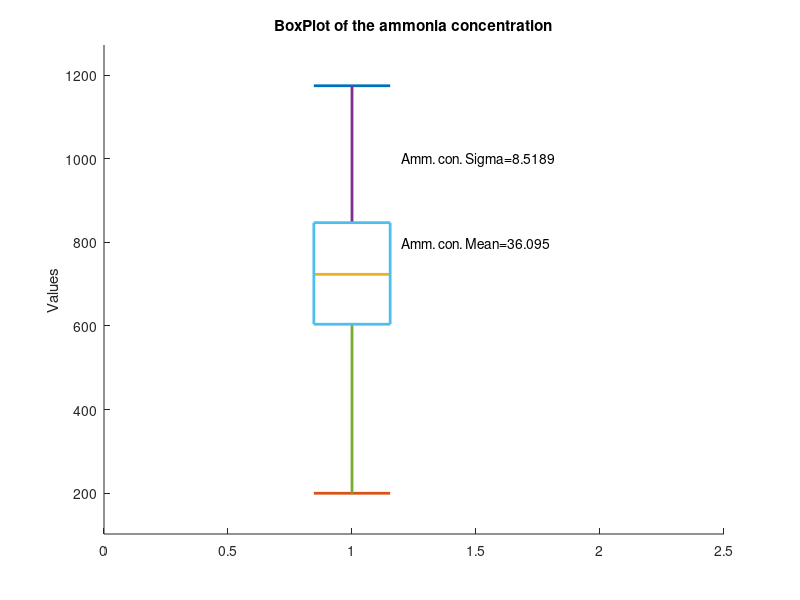
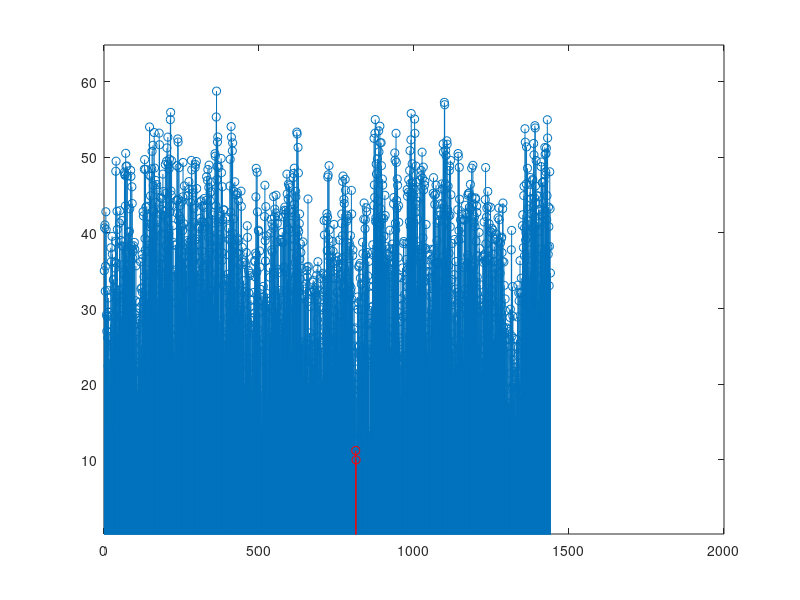
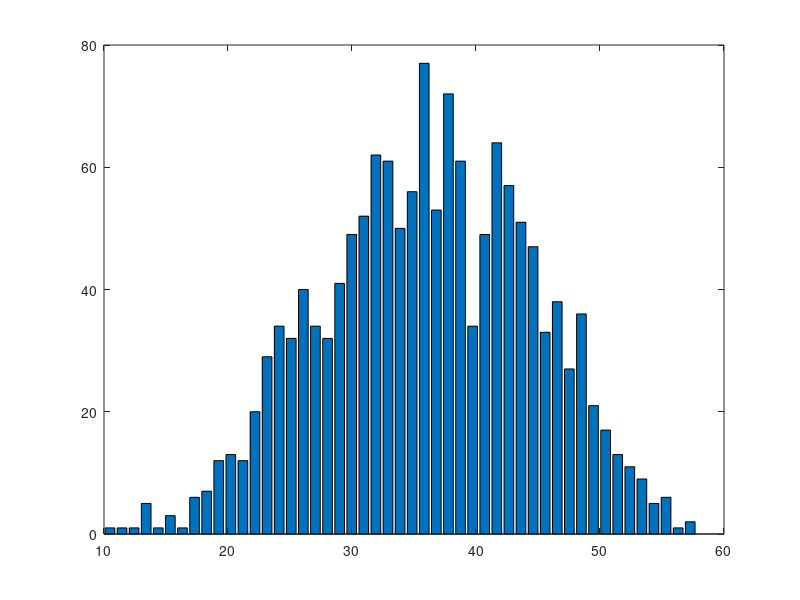
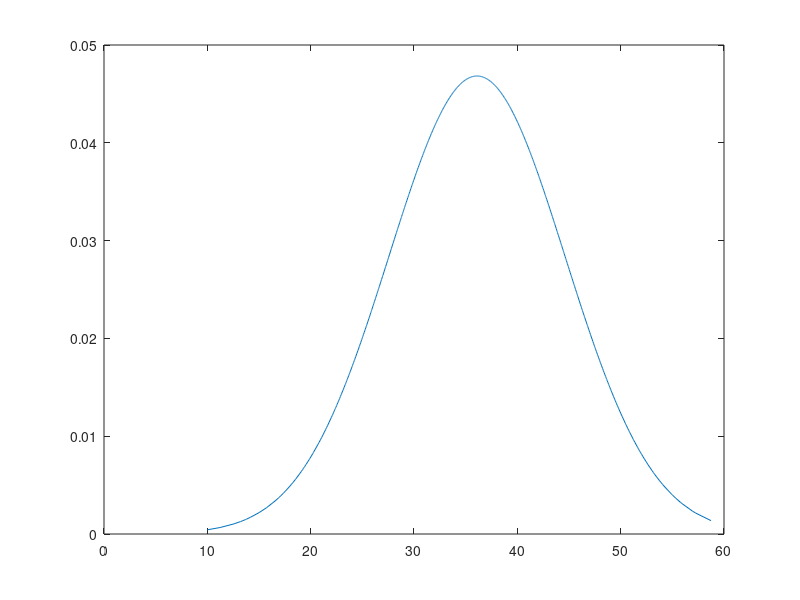

Write MATLAB code to recreate these figures, in order.
%% Lab3 - 201401222 - 201401409
% Load data_lab3.mat. ‘ammonia_concentration’ provides the ammonia 
% concentration values (in mg/L) from a water treatment plant during a certain period. 
%%  Problem 1
% Suppose you are asked to assume that this data is normally distributed.
% How will you confirm/reject this assumption using boxplots, histograms and 
% estimated data statistics (mean, standard deviation etc.). 
% You should explicitly list the features/aspects that you considered in order to arrive at your answer. 
%%
% Answer :
% After plotting boxplot, histogram and calculating mean and standard deviation,
% we've come to a conclusion that this data is approximately normally distributed.
% Further details are given below the figures.

close all;
clear;
load('data_lab3.mat');

dataset=ammonia_concentration;
% sorting the data for getting the values of Q1, Q2, Q3.
sorted=sort(dataset);
len=size(sorted,1);
Q1d1=sorted(floor(len*0.25))
Q2d1=sorted(floor(len*0.50))
Q3d1=sorted(floor(len*0.75))
myboxplot1=[min(dataset) Q1d1 Q2d1 Q3d1 max(dataset)];

draw_data=[myboxplot1*20];
draw_data=draw_data';

n = size(draw_data, 2);
unit = (1-1/(1+n))/(1+9/(4)) ;
figure;    
hold on;       
for i = 1:n
    arr = draw_data(:,i);
    plot([i-unit, i+unit], [arr(5), arr(5)], 'LineWidth', 2);
    plot([i-unit, i+unit], [arr(1), arr(1)], 'LineWidth', 2);
    plot([i-unit, i+unit], [arr(3), arr(3)], 'LineWidth', 2);
    plot([i, i], [arr(5), arr(4)], 'LineWidth', 2);
    plot([i, i], [arr(2), arr(1)], 'LineWidth', 2);
    plot([i-unit, i+unit, i+unit, i-unit, i-unit], [arr(2), arr(2), arr(4), arr(4), arr(2)], 'LineWidth', 2);
end
diff=max(max(draw_data))- min(min(draw_data));
%For representing the data nicely
ylim([min(min(draw_data))-(diff)/10  max(max(draw_data))+diff/10]);

ylabel('Values')

title('BoxPlot of the ammonia concentration')
xlim([0 2.5])
str=strcat('Amm. con. Mean= ',num2str(mean(dataset)));
text(1.2,800,str)
str=strcat('Amm. con. Sigma= ',num2str(std(dataset)));
text(1.2,1000,str)
pause
%%
% From the plot we can see that in SAM data third quartile 
% is closer to median as compared to first quartile. 
% Whereas in SAM data, meadin lies approximately at the same distance from first and third quartiles.
% So, we can say that in SAM there is less variation copared to ACR.
% This is justified because in method one the Observed had to choose between 5 discrete values.
% And in the second method user was free to choose between 100 different
% choices (Still discrete but more "continuos" in nature). As one can
% argue that we have given average of 29 different users in ACR that is why
% Our given data was continuous in nature (from 1 to 5 floating point
% value). But the data inhereatantly was continuous before so, its effect has
% to reflect in the average.
% Now, we can also make another mathmatical argument that in the second case there were more number of observers
% so, the graph becomes more clear. Because After taking infinte number of observers we can find the exact value of the
% ACR or SAM analysis (The method themselves depend on the user, that's
% anothe issue).
% This shows that there is a
% bit uniformity in variation in SAMVIQ. Variation in ACR is more than
% that in SAMVIQ. ACR is observed by lesser number of observers as 
% compared to SAMVIQ. This means that there are more data sets to work 
% on for SAMVIQ. ACR exhibits higher variability around median. Also, 
% as number of data set increases, more and more proportion of data will be 
% concentrated about median or in other words median will be closer to mean.
%% Problem 2
% Which of the two, ACR or SAMVIQ, leads to mathematical outliers 
% (assume points beyond Q3 + w*IQR or Q1 - w*IQR with w = 1.5, 
% as mathematical outliers)? Any reason(s)? 
%%

%% 
% Answer:2
% There was more skewness in the ACR dataset, there are more chances of
% getting outliers in it.
% The data was somewhat aligned to the meadian in the SAM data. So the
% chances here are low.
% Ideally, both of the above inferences should not be made. Because we don't know about the data for now.
% After plotting histogram (In the C part), we can make some arguments
% about this question.ata
% Visualizing the outliers in the ACR dataset
IQR1=Q3d1-Q1d1
w=1.5;

outliers_left1= (dataset<= Q1d1 -w*IQR1);
outliers_right1=(dataset >= Q3d1 + w*IQR1);
outliers1=(outliers_left1 | outliers_right1);
outliers_data1=zeros(size(dataset));
for i=1:size(dataset,1)
    if(outliers1(i)==1)
        outliers_data1(i)=dataset(i);
    end
end
figure;
stem(dataset)
hold on
stem(outliers_data1,'ro')
%legend('Normal data','Outliers')
diff=max(max(dataset)) -min(min(dataset));
%For representing the data nicely
ylim([0.2 max(max(dataset))+diff/8 ])
%title('Outlier Analysis ACR')
%% 
% We got two outliers in the ACR data. But the inference was a long shot.
%% 
% Visualizing the outliers in the SAM dataset
%% 
% We got no outliers in the SAM data. But the inference was a long shot.

%% Problem 3
% Plot the histograms for the two cases (label the axes clearly). 
% Describe the skewness of the two histograms. 
% Can we comment on skewness without plotting the histogram?
%% 
% Histogram of the ACR dataset
data=ammonia_concentration;
bins=50;
histArr=zeros(1,bins);
min1=min(min(data));
max1=max(max(data));
diff=(max1-min1)/bins;
values=min1+diff/2:diff:max1-diff/2;
for i=1:size(data,1)
    for j=1:bins
        if(data(i,1)>=min1+(j-1)*diff & data(i,1) < min1+j*diff)
            histArr(j) =histArr(j) + 1; 
            break;
        end
    end
end
figure;
bar(values,histArr);
mu=mean(data);
sigma=std(data);
%normal_curve=zeros(size(data));
%for i=1:size(data,1)ata
%    normal-curve(i)=exp(-(data-))
%end
dd=sort(data)
normal_curve=exp(-((dd-mu).^2)/(2*sigma*sigma)) ./(sigma*((2*pi)^(0.5)));
%hold on
figure
plot(dd,normal_curve)
%q2
data=ammonia_concentration;
gt_40=sum(data>40);
per_40=gt_40/size(data,1)

(40-mu)/sigma
% referring from the normal distribution table table 
1-0.67
data=score_natural_model;
mu2=mean(data)
sigma2=std(data)
dd=sort(data)
min1=min(min(data))
max1=max(max(data))
figure
normal_curve=exp(-((dd-mu2).^2)/(2*sigma2*sigma2)) ./(sigma2*((2*pi)^(0.5)));
plot(dd,normal_curve,'lineWidth',3)


data2=score_test

data(data<0)
%only one values is negative and that too is very small ~ zero.
% that's why we are taking absolute values
data=abs(data);

figure;
%rayleigh
sigma2=0.6451;
rayleigh_curve=(dd./(sigma2*sigma2)).*(exp(-(dd.*dd)./(2*sigma2*sigma2)));
plot(dd,rayleigh_curve,'lineWidth',3)






%%
% From the plot we can see that in SAM data third quartile 
% is closer to median as compared to first quartile. 
% Whereas in SAM data, meadin lies approximately at the same distance from first and third quartiles.
% So, we can say that in SAM there is less variation copared to ACR.
% This is justified because in method one the Observed had to choose between 5 discrete values.
% And in the second method user was free to choose between 100 different
% choices (Still discrete but more "continuos" in nature). As one can
% argue that we have given average of 29 different users in ACR that is why
% Our given data was continuous in nature (from 1 to 5 floating point
% value). But the data inhereatantly was continuous before so, its effect has
% to reflect in the average.
% Now, we can also make another mathmatical argument that in the second case there were more number of observers
% so, the graph becomes more clear. Because After taking infinte number of observers we can find the exact value of the
% ACR or SAM analysis (The method themselves depend on the user, that's
% anothe issue).
% This shows that there is a
% bit uniformity in variation in SAMVIQ. Variation in ACR is more than
% that in SAMVIQ. ACR is observed by lesser number of observers as 
% compared to SAMVIQ. This means that there are more data sets to work 
% on for SAMVIQ. ACR exhibits higher variability around median. Also, 
% as number of data set increases, more and more proportion of data will be 
% concentrated about median or in other words median will be closer to mean.
%% Problem 2
% Which of the two, ACR or SAMVIQ, leads to mathematical outliers 
% (assume points beyond Q3 + w*IQR or Q1 - w*IQR with w = 1.5, 
% as mathematical outliers)? Any reason(s)? 
%%

%% 
% Answer:2
% There was more skewness in the ACR dataset, there are more chances of
% getting outliers in it.
% The data was somewhat aligned to the meadian in the SAM data. So the
% chances here are low.
% Ideally, both of the above inferences should not be made. Because we don't know about the data for now.
% After plotting histogram (In the C part), we can make some arguments
% about this question.ata
% Visualizing the outliers in the ACR dataset
IQR1=Q3d1-Q1d1
w=1.5;

outliers_left1= (dataset<= Q1d1 -w*IQR1);
outliers_right1=(dataset >= Q3d1 + w*IQR1);
outliers1=(outliers_left1 | outliers_right1);
outliers_data1=zeros(size(dataset));
for i=1:size(dataset,1)
    if(outliers1(i)==1)
        outliers_data1(i)=dataset(i);
    end
end
figure;
stem(dataset)
hold on
stem(outliers_data1,'ro')
%legend('Normal data','Outliers')
diff=max(max(dataset)) -min(min(dataset));
%For representing the data nicely
ylim([0.2 max(max(dataset))+diff/8 ])
%title('Outlier Analysis ACR')
%% 
% We got two outliers in the ACR data. But the inference was a long shot.
%% 
% Visualizing the outliers in the SAM dataset
%% 
% We got no outliers in the SAM data. But the inference was a long shot.

%% Problem 3
% Plot the histograms for the two cases (label the axes clearly). 
% Describe the skewness of the two histograms. 
% Can we comment on skewness without plotting the histogram?
%% 
% Histogram of the ACR dataset
data=ammonia_concentration;
bins=50;
histArr=zeros(1,bins);
min1=min(min(data));
max1=max(max(data));
diff=(max1-min1)/bins;
values=min1+diff/2:diff:max1-diff/2;
for i=1:size(data,1)
    for j=1:bins
        if(data(i,1)>=min1+(j-1)*diff & data(i,1) < min1+j*diff)
            histArr(j) =histArr(j) + 1; 
            break;
        end
    end
end
figure;
bar(values,histArr);
mu=mean(data);
sigma=std(data);
%normal_curve=zeros(size(data));
%for i=1:size(data,1)ata
%    normal-curve(i)=exp(-(data-))
%end
dd=sort(data)
normal_curve=exp(-((dd-mu).^2)/(2*sigma*sigma)) ./(sigma*((2*pi)^(0.5)));
%hold on
figure
plot(dd,normal_curve)
%q2
data=ammonia_concentration;
gt_40=sum(data>40);
per_40=gt_40/size(data,1)

(40-mu)/sigma
% referring from the normal distribution table table 
1-0.67
data=score_natural_model;
mu2=mean(data)
sigma2=std(data)
dd=sort(data)
min1=min(min(data))
max1=max(max(data))
figure
normal_curve=exp(-((dd-mu2).^2)/(2*sigma2*sigma2)) ./(sigma2*((2*pi)^(0.5)));
plot(dd,normal_curve,'lineWidth',3)


data2=score_test

data(data<0)
%only one values is negative and that too is very small ~ zero.
% that's why we are taking absolute values
data=abs(data);

figure;
%rayleigh
sigma2=0.6451;
rayleigh_curve=(dd./(sigma2*sigma2)).*(exp(-(dd.*dd)./(2*sigma2*sigma2)));
plot(dd,rayleigh_curve,'lineWidth',3)






